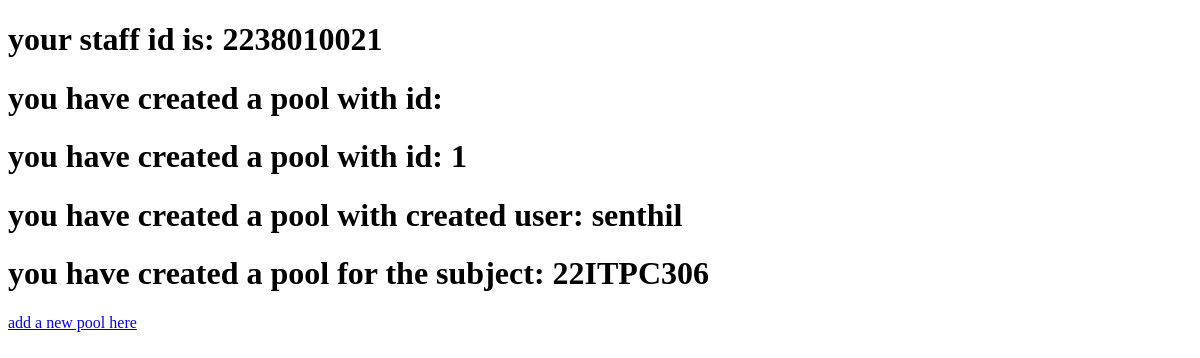
Before: /Users/staff/ (signed in) with the older database file.
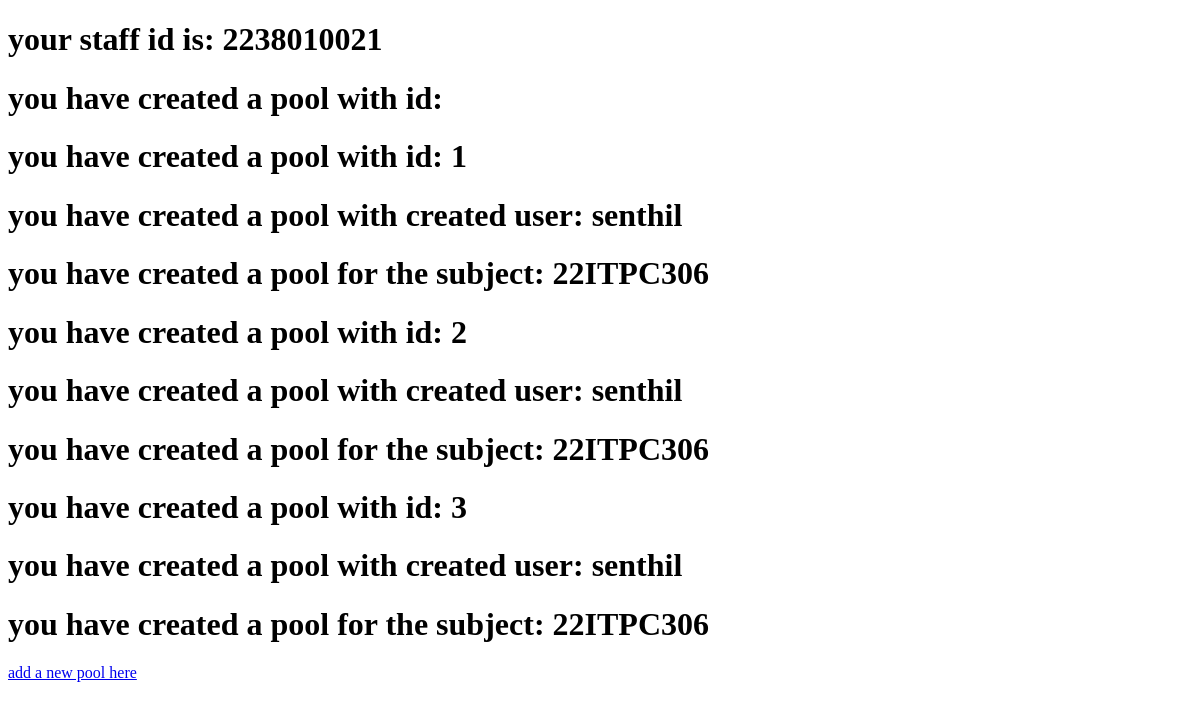
After: the same page with the newer database file.
### user/models.py (models this page shows, shortened)
class attendance_pool(models.Model):
    start_time = models.TimeField()
    end_time = models.TimeField()
    created_by = models.ForeignKey(User, on_delete=models.CASCADE)
    subject = models.ForeignKey(subject,on_delete=models.CASCADE)
    recieved_attendance = models.IntegerField(blank = True,null = False,default=0)
    is_alive = models.BooleanField(null=True,blank=False,default=True)
    latitude = models.DecimalField(max_digits=9, decimal_places=6, null=True, blank=True)
    longitude = models.DecimalField(max_digits=9, decimal_places=6, null=True, blank=True)
    datefield = models.DateTimeField(auto_now=True)

class User(AbstractUser):
    dept = models.CharField(max_length=10, choices=dept_choices, blank=True, null=True)
    sem = models.IntegerField(choices = sem_choices,blank = True,null = True)
    role = models.CharField(max_length=10, choices=role_choices, default="Student", blank=False, null=False)
    userid = models.BigIntegerField(blank = False,null = False)
    class Meta:
        constraints = [
            models.UniqueConstraint(fields=['userid'], name='unique_user_id'),
        ]

class subject(models.Model):
    dept = models.CharField(max_length=45,choices=dept_choices,blank = False,null=False)
    sem = models.IntegerField(choices=sem_choices,blank = False,null=False)
    subject_name = models.CharField(max_length=45,blank=False,null=True)
    subject_code = models.CharField(max_length=10,blank=False,null=True,unique=True)
    type = models.CharField(max_length=45,choices=sub_type_choices,blank=False,null=True)

### user/views.py (the view)
# urls.py: path('staff/',staffs.as_view(),name = "staffs"),
class staffs(View):
    def get(self, request, *args, **kwargs):
        user_id = request.user.userid
        pools = attendance_pool.objects.filter(created_by=request.user)
        template_name = "staffs.html"
        return render(request,template_name, {"user_id":user_id,"pools":pools})

### templates/staffs.html
{% extends 'base.html' %}
{% block content %}
  <h1>your staff id is: {{user_id}}</h1>
  <h1>you have created a pool with id: {{poolid}}</h1>
  {% for pool in pools %}
  <h1>you have created a pool with id: {{pool.id}}</h1>
  <h1>you have created a pool with created user: {{pool.created_by}}</h1>
  <h1>you have created a pool for the subject: {{pool.subject.subject_code}}</h1>
  {% endfor %}
  <a href = '{% url 'add_atendance_pool' %}'>add a new pool here</a>
{% endblock %}

### templates/base.html (shortened to what this page needs)
<!DOCTYPE html>
<html lang="en">
<head>
</head>
<body>
    <div id="content">
        {% block content %}{% endblock %}
    </div>
</body>
</html>

Changed rows visible on the page:
added attendance_pool: id "2", created_by "senthil", subject.subject_code "22ITPC306"
added attendance_pool: id "3", created_by "senthil", subject.subject_code "22ITPC306"
